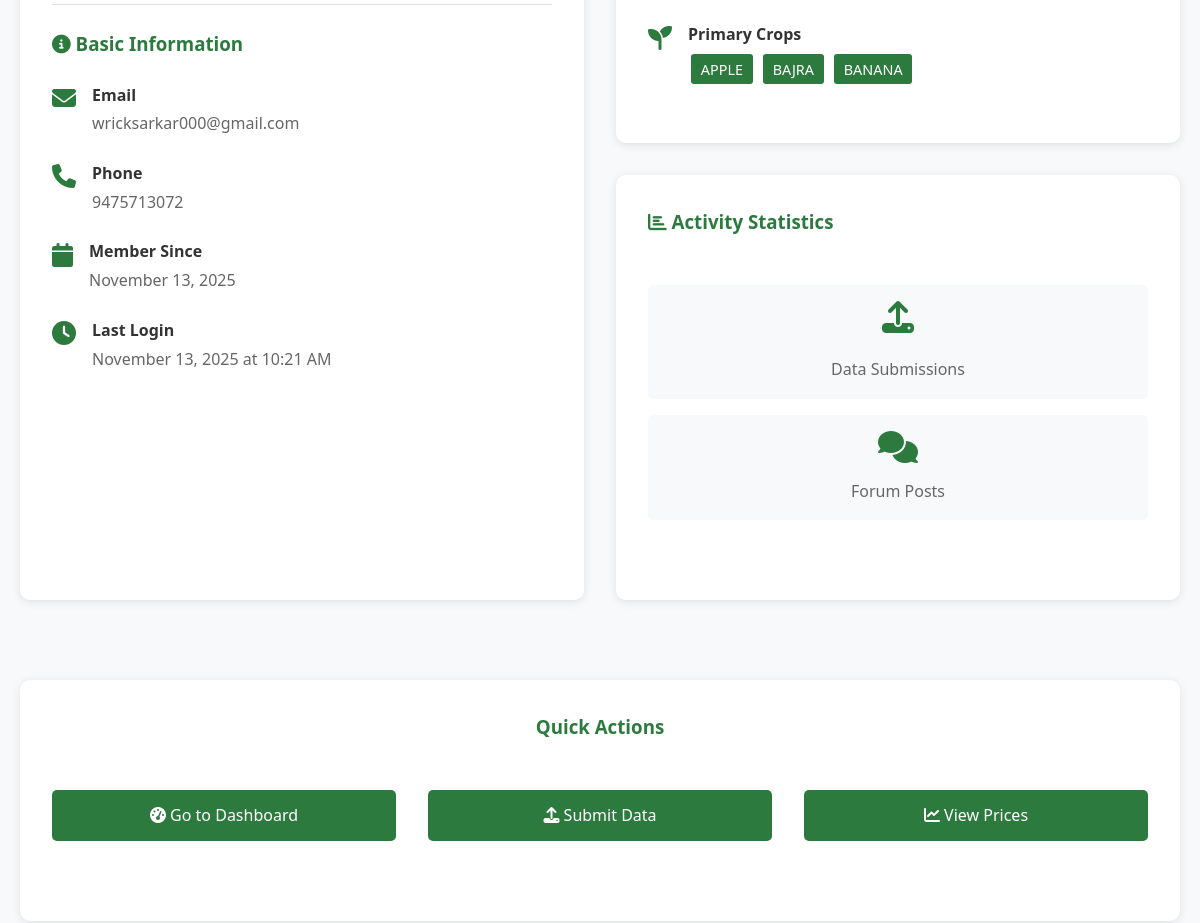
The page /profile (signed in, middle part) on the database as committed earlier.
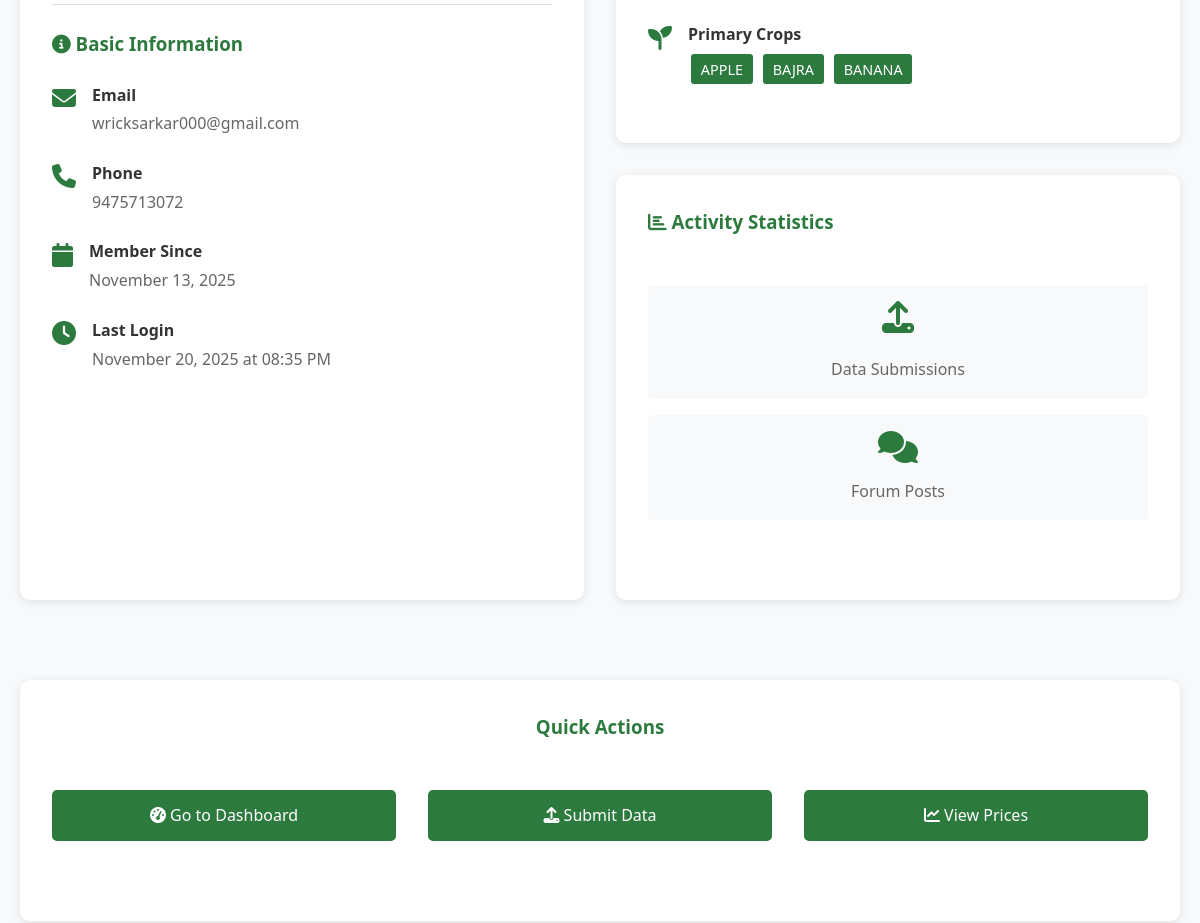
The same page on the database as committed later.
### models.py (models this page shows, shortened)
class User(UserMixin, db.Model):
    __tablename__ = 'users'
    id = db.Column(db.Integer, primary_key=True)
    full_name = db.Column(db.String(100), nullable=False)
    email = db.Column(db.String(120), unique=True, nullable=False, index=True)
    phone = db.Column(db.String(15), unique=True, nullable=False)
    password_hash = db.Column(db.String(256), nullable=False)
    user_type = db.Column(db.String(20), nullable=False)  # farmer, ngo, trader
    state = db.Column(db.String(50))
    district = db.Column(db.String(50))
    farm_size = db.Column(db.Float)
    primary_crops = db.Column(db.String(500))  # Comma-separated crop names
    created_at = db.Column(db.DateTime, default=datetime.utcnow)
    last_login = db.Column(db.DateTime)
    is_active = db.Column(db.Boolean, default=True)
    farmer_inputs = db.relationship('FarmerInput', backref='user', lazy=True)
    posts = db.relationship('CommunityPost', backref='author', lazy=True)
    def get_primary_crops_list(self):
        if self.primary_crops:
            return [crop.strip() for crop in self.primary_crops.split(',')]
        return []

### app.py (the view)
@app.route('/profile')
@login_required
def profile():
    return render_template('profile.html', user=current_user['details'],current_user=current_user)

### app.py (called while the page is built)
@login_manager.user_loader
def load_user(user_id):
    return User.query.get(int(user_id))

def login_required(f):
    @wraps(f)
    def decorated_function(*args, **kwargs):
        if current_user['is_authenticated'] == False:
            flash('Please login to access this page.', 'warning')
            return redirect(url_for('login'))
        return f(*args, **kwargs)
    return decorated_function

### templates/profile.html (shortened to what this page needs)
{% extends "base.html" %}
{% block content %}
<section>
    <div class="container">
        <div class="grid grid-2">
            <div class="card">
                <div style="border-top: 1px solid var(--border-color); padding-top: 1.5rem;">
                    <h3 style="margin-bottom: 1.5rem; color: var(--primary-color);">
                        <i class="fas fa-info-circle"></i> Basic Information
                    </h3>
                    <div class="profile-info-item">
                        <i class="fas fa-envelope"></i>
                        <div>
                            <strong>Email</strong>
                            <p>{{ user.email }}</p>
                        </div>
                    </div>
                    <div class="profile-info-item">
                        <i class="fas fa-phone"></i>
                        <div>
                            <strong>Phone</strong>
                            <p>{{ user.phone }}</p>
                        </div>
                    </div>
                    <div class="profile-info-item">
                        <i class="fas fa-calendar"></i>
                        <div>
                            <strong>Member Since</strong>
                            <p>{{ user.created_at.strftime('%B %d, %Y') }}</p>
                        </div>
                    </div>
                    {% if user.last_login %}
                    <div class="profile-info-item">
                        <i class="fas fa-clock"></i>
                        <div>
                            <strong>Last Login</strong>
                            <p>{{ user.last_login.strftime('%B %d, %Y at %I:%M %p') }}</p>
                        </div>
                    </div>
                    {% endif %}
                </div>
            </div>
            {% if user.user_type == 'farmer' %}
            <div>
                <div class="card">
                    {% if user.primary_crops %}
                    <div class="profile-info-item">
                        <i class="fas fa-seedling"></i>
                        <div>
                            <strong>Primary Crops</strong>
                            <p>
                                {% for crop in user.get_primary_crops_list() %}
                                    <span style="display: inline-block; background-color: var(--primary-color); color: white; padding: 0.2rem 0.6rem; border-radius: 3px; margin: 0.2rem; font-size: 0.9rem;">
                                        {{ crop }}
                                    </span>
                                {% endfor %}
                            </p>
                        </div>
                    </div>
                    {% endif %}
                </div>
                <div class="card mt-2">
                    <h3 style="color: var(--primary-color); margin-bottom: 1.5rem;">
                        <i class="fas fa-chart-bar"></i> Activity Statistics
                    </h3>
                    <div class="grid grid-2" style="gap: 1rem;">
                        <div style="text-align: center; background-color: var(--light-bg); padding: 1rem; border-radius: 5px;">
                            <i class="fas fa-upload fa-2x text-primary mb-1"></i>
                            <p style="margin: 0; color: var(--text-light);">Data Submissions</p>
                        </div>
                        <div style="text-align: center; background-color: var(--light-bg); padding: 1rem; border-radius: 5px;">
                            <i class="fas fa-comments fa-2x text-primary mb-1"></i>
                            <p style="margin: 0; color: var(--text-light);">Forum Posts</p>
                        </div>
                    </div>
                </div>
            </div>
            {% endif %}
        </div>
        <div class="card mt-3" style="text-align: center;">
            <h3 style="margin-bottom: 1.5rem;">Quick Actions</h3>
            <div class="grid grid-3">
                <a href="{{ url_for('dashboard') }}" class="btn btn-primary">
                    <i class="fas fa-tachometer-alt"></i> Go to Dashboard
                </a>
                {% if user.user_type == 'farmer' %}
                <a href="{{ url_for('farmer_input') }}" class="btn btn-primary">
                    <i class="fas fa-upload"></i> Submit Data
                </a>
                {% endif %}
                <a href="{{ url_for('prices') }}" class="btn btn-primary">
                    <i class="fas fa-chart-line"></i> View Prices
                </a>
            </div>
        </div>
    </div>
</section>
{% endblock %}

### templates/base.html (shortened to what this page needs)
<!DOCTYPE html>
<html lang="en">
<head>
    <link rel="stylesheet" href="{{ url_for('static', filename='css/style.css') }}">
    <link rel="stylesheet" href="https://cdnjs.cloudflare.com/ajax/libs/font-awesome/6.4.0/css/all.min.css">
</head>
<body>
    <main>
        {% block content %}{% endblock %}
    </main>
</body>
</html>

### static/css/style.css (style rules this page uses)
* { margin: 0; padding: 0; box-sizing: border-box; }
:root { --primary-color: #2d7a3e; --secondary-color: #5cb85c; --accent-color: #ff9800; --dark-color: #2c3e50; --light-bg: #f8f9fa; --white: #ffffff; --text-dark: #333333; --text-light: #666666; --border-color: #ddd; --shadow: 0 2px 10px rgba(0,0,0,0.1); --shadow-lg: 0 4px 20px rgba(0,0,0,0.15); }
body { font-family: 'Segoe UI', Tahoma, Geneva, Verdana, sans-serif; line-height: 1.6; color: var(--text-dark); background-color: var(--light-bg); }
.container { max-width: 1200px; margin: 0 auto; padding: 0 20px; }
.btn { display: inline-block; padding: 0.8rem 2rem; background-color: var(--accent-color); color: var(--white); text-decoration: none; border-radius: 5px; border: none; font-size: 1rem; cursor: pointer; transition: all 0.3s ease; }
.btn-primary { background-color: var(--primary-color); }
.card { background-color: var(--white); border-radius: 10px; padding: 2rem; box-shadow: var(--shadow); margin-bottom: 2rem; transition: transform 0.3s ease; }
.card h3 { color: var(--primary-color); margin-bottom: 1rem; }
.grid { display: grid; gap: 2rem; margin: 3rem 0; }
.grid-2 { grid-template-columns: repeat(auto-fit, minmax(300px, 1fr)); }
.grid-3 { grid-template-columns: repeat(auto-fit, minmax(250px, 1fr)); }
section { padding: 3rem 0; }
.text-primary { color: var(--primary-color); }
.mb-1 { margin-bottom: 1rem; }
.mt-2 { margin-top: 2rem; }
.mt-3 { margin-top: 3rem; }

### templates/profile.html (style rules this page uses)
.profile-info-item { display: flex; align-items: flex-start; gap: 1rem; margin-bottom: 1.5rem; }
.profile-info-item i { font-size: 1.5rem; color: var(--primary-color); margin-top: 0.2rem; }
.profile-info-item strong { display: block; color: var(--text-dark); margin-bottom: 0.2rem; }
.profile-info-item p { margin: 0; color: var(--text-light); }

Rows that differ between the two databases and show on the page:
changed User "wricksarkar000@gmail.com": last_login "November 13, 2025 at 10:21 AM" → "November 20, 2025 at 08:35 PM"
